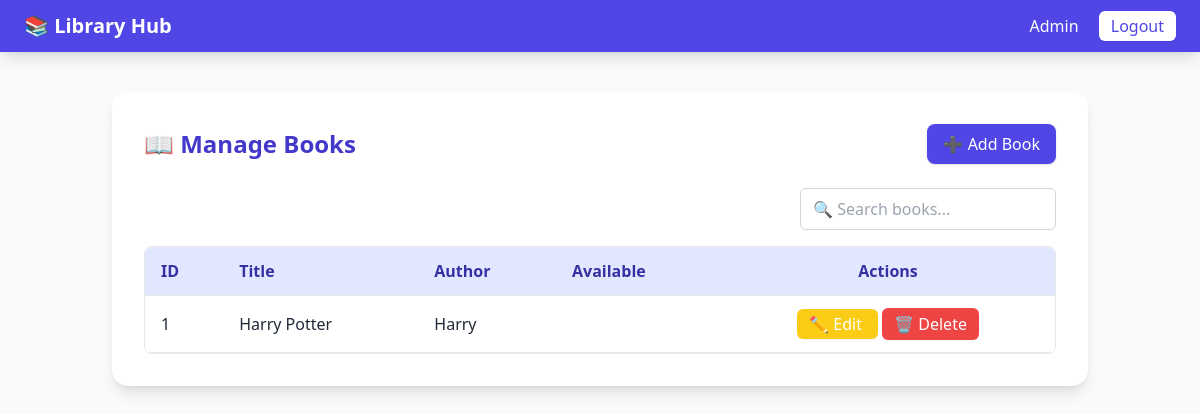
The app's page /admin/books (signed in), older data.
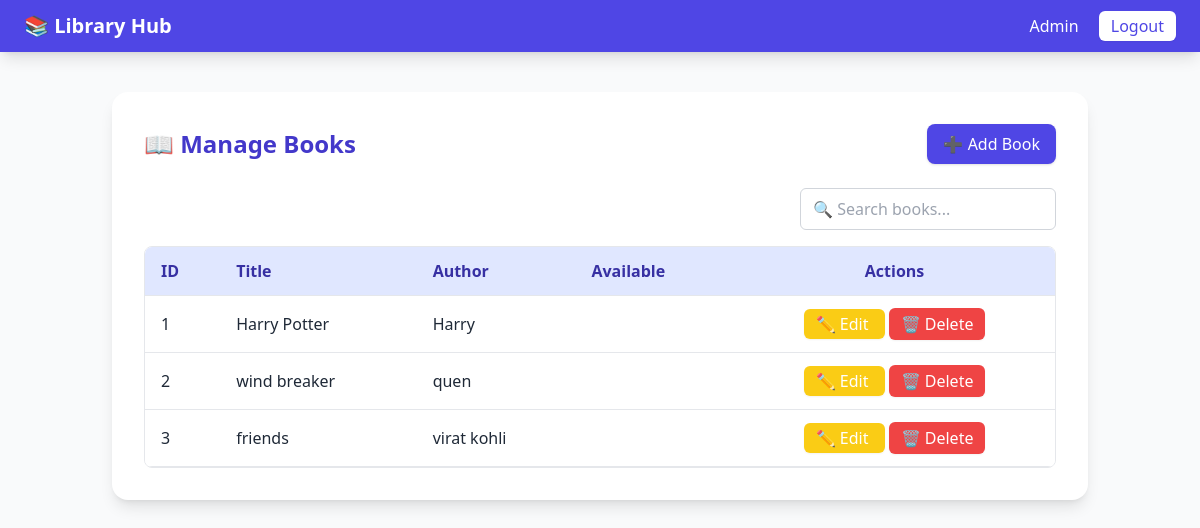
The same page, newer data.
### models.py (models this page shows)
class Book(db.Model):
    id = db.Column(db.Integer, primary_key=True)
    title = db.Column(db.String(200), nullable=False)
    author = db.Column(db.String(200))
    isbn = db.Column(db.String(50))
    copies = db.Column(db.Integer, default=1)
    created_at = db.Column(db.DateTime, default=datetime.utcnow)
    borrows = db.relationship('Borrow', back_populates='book')

### app.py (the view)
@app.route('/admin/books')
@login_required
def manage_books():
    if not current_user.is_admin:
        flash('Access denied.', 'danger')
        return redirect(url_for('view_books'))
    books = Book.query.all()
    return render_template('manage_books.html', books=books)

### app.py (called while the page is built)
@login_manager.user_loader
def load_user(user_id):
    return User.query.get(int(user_id))

### templates/manage_books.html (shortened to what this page needs)
<!doctype html>
<html lang="en">
  <head>
    <script src="https://cdn.tailwindcss.com"></script>
  </head>
  <body class="bg-gray-50 text-gray-800 min-h-screen flex flex-col">
    <nav class="bg-indigo-600 text-white py-3 px-6 flex justify-between items-center shadow-lg">
      <h1 class="font-bold text-xl">
        <a href="{{ url_for('home') }}" class="hover:text-yellow-300 transition">📚 Library Hub</a>
      </h1>
      <div class="space-x-4">
        {% if current_user.is_authenticated %}
          {% if current_user.is_admin %}
            <a href="{{ url_for('admin_dashboard') }}" class="hover:text-yellow-200 transition">Admin</a>
          {% endif %}
          <a href="{{ url_for('logout') }}" class="ml-4 bg-white text-indigo-600 px-3 py-1 rounded-md hover:bg-gray-100 shadow-sm transition">Logout</a>
        {% else %}
          <a href="{{ url_for('login') }}" class="bg-white text-indigo-600 px-3 py-1 rounded-md hover:bg-gray-100 transition">Login</a>
        {% endif %}
      </div>
    </nav>
    <main class="container mx-auto p-6 flex-grow">
      <div class="bg-white rounded-2xl shadow-lg p-8">
        <div class="flex justify-between items-center mb-6">
          <h2 class="text-2xl font-semibold text-indigo-700">📖 Manage Books</h2>
          <a href="{{ url_for('add_book') }}"
             class="bg-indigo-600 hover:bg-indigo-700 text-white px-4 py-2 rounded-lg shadow transition">
             ➕ Add Book
          </a>
        </div>
        <div class="mb-4 flex justify-end">
          <input type="text" id="bookSearch" placeholder="🔍 Search books..."
                 class="border border-gray-300 rounded-md px-3 py-2 w-64 focus:ring-2 focus:ring-indigo-400 outline-none transition">
        </div>
        {% if books %}
        <div class="overflow-x-auto rounded-lg border border-gray-200">
          <table id="booksTable" class="min-w-full bg-white border-collapse">
            <thead class="bg-indigo-100 text-indigo-800 text-left">
              <tr>
                <th class="py-3 px-4 border-b">ID</th>
                <th class="py-3 px-4 border-b">Title</th>
                <th class="py-3 px-4 border-b">Author</th>
                <th class="py-3 px-4 border-b">Available</th>
                <th class="py-3 px-4 border-b text-center">Actions</th>
              </tr>
            </thead>
            <tbody>
              {% for book in books %}
              <tr class="hover:bg-gray-50 transition">
                <td class="py-3 px-4 border-b">{{ book.id }}</td>
                <td class="py-3 px-4 border-b font-medium">{{ book.title }}</td>
                <td class="py-3 px-4 border-b">{{ book.author }}</td>
                <td class="py-3 px-4 border-b text-center">{{ book.copies_available }}</td>
                <td class="py-3 px-4 border-b text-center">
                  <a href="{{ url_for('edit_book', book_id=book.id) }}"
                     class="bg-yellow-400 hover:bg-yellow-500 text-white px-3 py-1 rounded-md shadow-sm transition">
                     ✏️ Edit
                  </a>
                  <form action="{{ url_for('delete_book', book_id=book.id) }}"
                        method="post" class="inline-block ml-1">
                    <button type="submit"
                            onclick="return confirm('Are you sure you want to delete this book?')"
                            class="bg-red-500 hover:bg-red-600 text-white px-3 py-1 rounded-md shadow-sm transition">
                      🗑 Delete
                    </button>
                  </form>
                </td>
              </tr>
              {% endfor %}
            </tbody>
          </table>
        </div>
        {% else %}
          <p class="text-gray-600 text-center mt-6">No books found. Add your first book to get started!</p>
        {% endif %}
      </div>
    </main>
  </body>
</html>

Row changes from the older to the newer data that the page shows:
added Book: id "2", title "wind breaker", author "quen"
added Book: id "3", title "friends", author "virat kohli"
